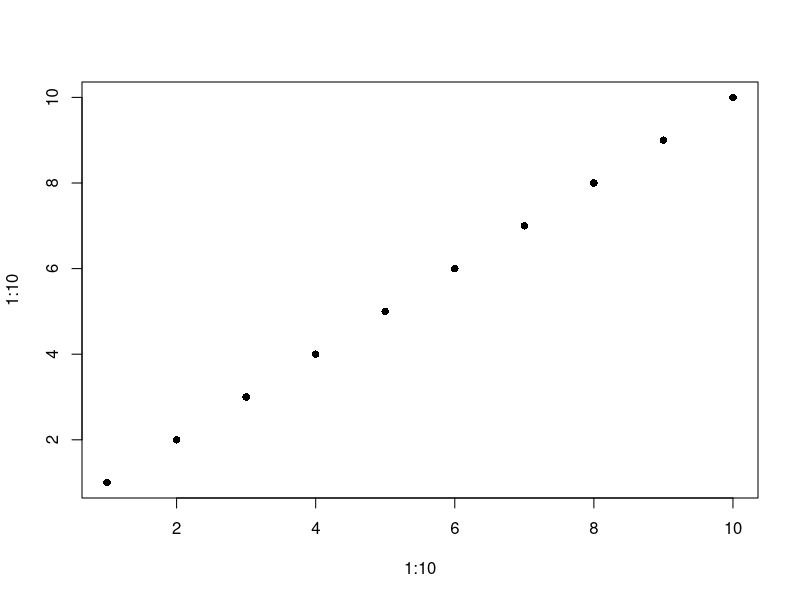

Here is the R script that generated this plot:
## ---- chunk 1
knitr::opts_chunk$set(echo = FALSE)
knitr::opts_chunk$set(warning = FALSE)
# library(cmdstanr)
## ---- chunk 2
plot(1:10, 1:10, pch = 16)
